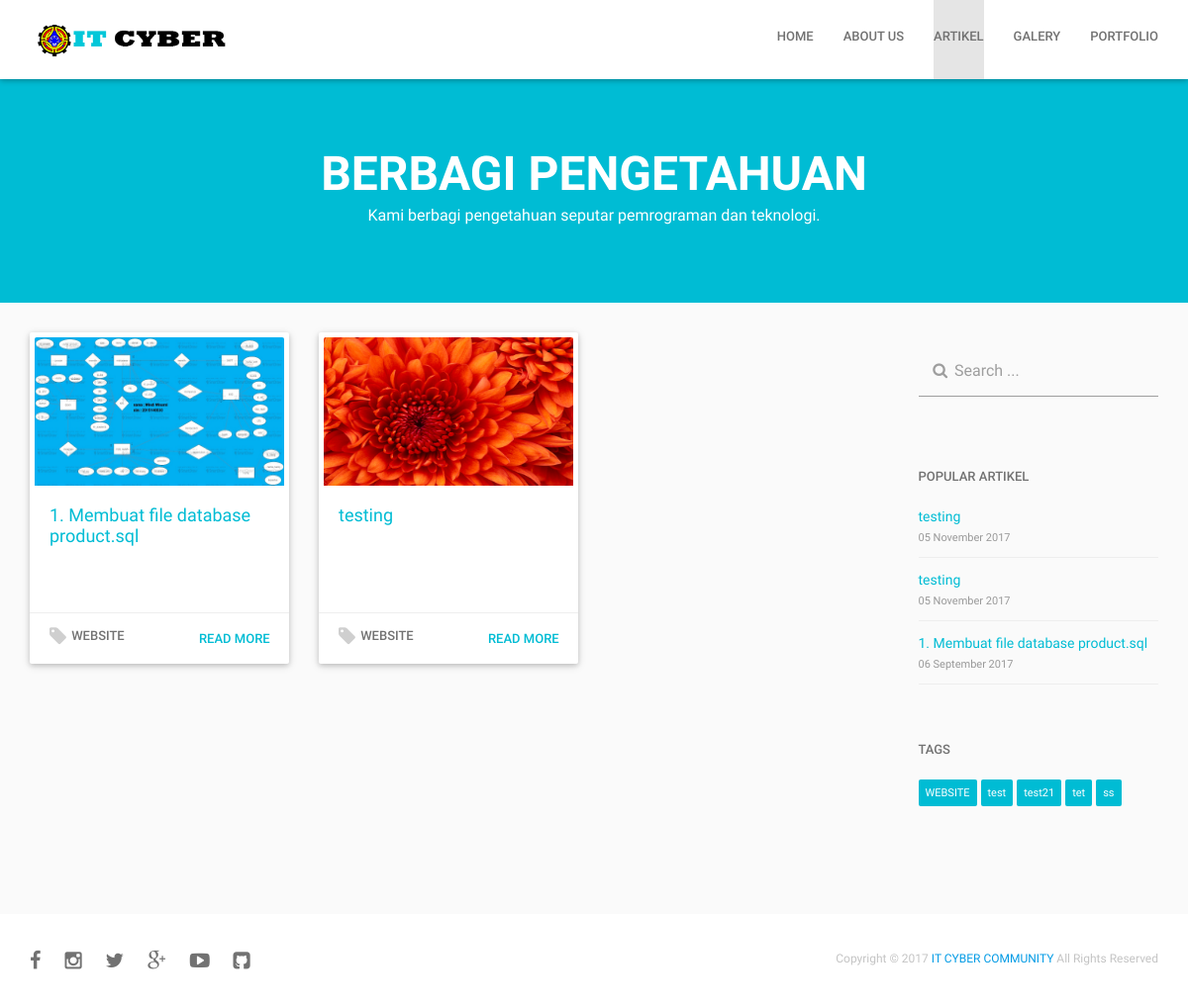
Page /index.php/artikel on the committed database.
### tables this page shows
CREATE TABLE `artikel` (
  `id_artikel` int(11) NOT NULL,
  `gambar` varchar(100) NOT NULL,
  `author` varchar(50) NOT NULL,
  `judul` varchar(500) NOT NULL,
  `id_tag` varchar(15) NOT NULL,
  `tanggal` date NOT NULL,
  `isi` varchar(5000) NOT NULL,
  `status_artikel` varchar(50) DEFAULT NULL
);

CREATE TABLE `tag` (
  `id_tag` int(11) NOT NULL,
  `tag` varchar(400) NOT NULL
);

CREATE TABLE `statistik` (
  `id_statistik` int(11) NOT NULL,
  `tanggal` date NOT NULL,
  `hit` varchar(20) NOT NULL,
  `os` varchar(100) NOT NULL,
  `browser` varchar(100) NOT NULL,
  `id_artikel` int(20) NOT NULL,
  `time` time NOT NULL,
  `ip` varchar(20) NOT NULL
);

### application/controllers/Artikel.php (called while the page is built, shortened)
<?php
class Artikel extends CI_Controller {
	function __construct(){
		$this->load->helper('form');
		$this->load->helper('date');
		$this->load->model('Anggota_model');
		$this->load->model('Artikel_model');
		$this->load->model('Comment_model');
		$this->load->model('Statistik_model');
		$this->load->library('user_agent');
		$this->load->model('Tag_model');
	}
	public function index()
	{
		$this->load->library('pagination');
		$jumlah_data = $this->Artikel_model->jumlah_artikel();
		$config['base_url'] = base_url().'artikel/index';
		$config['total_rows'] = $jumlah_data;
		$config['per_page'] = 15;
		$from = $this->uri->segment(3);
		$data['popular_artikel'] = $this->Statistik_model->get_hitTertinggi();
		$data['artikel'] = $this->Artikel_model->front_all($config['per_page'],$from);
		$data['tag'] = $this->Tag_model->get_all();
		$this->load->view('front/artikel/index',$data);
	}
}

### index.php (called while the page is built, shortened)
<?php
require_once BASEPATH.'core/CodeIgniter.php';

### application/config/config.php (called while the page is built, shortened)
<?php
$config['base_url'] = "http://".$_SERVER["HTTP_HOST"].str_replace(basename($_SERVER["SCRIPT_NAME"]),"",$_SERVER["SCRIPT_NAME"]);
$config['index_page'] = '';
$config['uri_protocol']	= 'REQUEST_URI';
$config['url_suffix'] = '.cpp';
$config['language']	= 'english';
$config['charset'] = 'UTF-8';
$config['enable_hooks'] = FALSE;
$config['subclass_prefix'] = 'MY_';
$config['composer_autoload'] = FALSE;
$config['permitted_uri_chars'] = 'a-z 0-9~%.:_\-';
$config['allow_get_array'] = TRUE;
$config['enable_query_strings'] = FALSE;
$config['controller_trigger'] = 'c';
$config['function_trigger'] = 'm';
$config['directory_trigger'] = 'd';
$config['log_threshold'] = 2;
$config['log_path'] = '';
$config['log_file_extension'] = '';
$config['log_file_permissions'] = 0644;
$config['log_date_format'] = 'Y-m-d H:i:s';
$config['error_views_path'] = '';
$config['cache_path'] = '';
$config['cache_query_string'] = FALSE;
$config['encryption_key'] = '';
$config['sess_driver'] = 'files';
$config['sess_cookie_name'] = 'ci_session';
$config['sess_expiration'] = 7200;
$config['sess_save_path'] = NULL;
$config['sess_match_ip'] = FALSE;
$config['sess_time_to_update'] = 300;
$config['sess_regenerate_destroy'] = FALSE;
$config['cookie_prefix']	= '';
$config['cookie_domain']	= '';
$config['cookie_path']		= '/';
$config['cookie_secure']	= FALSE;
$config['cookie_httponly'] 	= FALSE;
$config['standardize_newlines'] = FALSE;
$config['global_xss_filtering'] = FALSE;
$config['csrf_protection'] = FALSE;
$config['csrf_token_name'] = 'csrf_test_name';
$config['csrf_cookie_name'] = 'csrf_cookie_name';
$config['csrf_expire'] = 7200;
$config['csrf_regenerate'] = TRUE;
$config['csrf_exclude_uris'] = array();
$config['compress_output'] = FALSE;
$config['time_reference'] = 'local';
$config['rewrite_short_tags'] = FALSE;
$config['proxy_ips'] = '';

### application/models/Artikel_model.php (called while the page is built, shortened)
<?php  if ( ! defined('BASEPATH')) exit('No direct script access allowed');
class Artikel_model extends CI_Model
{
	var $tabel = "artikel";
	function jumlah_artikel(){
		return $this->db->get($this->tabel)->num_rows();
	}
	function front_all($num,$offset){
		$this->db->join('tag','tag.id_tag = artikel.id_tag','inner');
		$this->db->order_by('tanggal','ASC');
		return $this->db->get($this->tabel,$num,$offset);
	}
}

### application/models/Statistik_model.php (called while the page is built, shortened)
<?php  if ( ! defined('BASEPATH')) exit('No direct script access allowed');
class Statistik_model extends CI_Model
{
	var $tabel = "statistik";
	function get_hitTertinggi(){
		$this->db->order_by('hit','DESC');
		$this->db->limit(10);
		$this->db->join('artikel','artikel.id_artikel = statistik.id_artikel','inner');
		$this->db->join('tag','tag.id_tag = artikel.id_tag','inner');
		return $this->db->get($this->tabel);
	}
}

### application/models/Tag_model.php (called while the page is built, shortened)
<?php  if ( ! defined('BASEPATH')) exit('No direct script access allowed');
class Tag_model extends CI_Model
{
	var $tabel = "tag";
	function get_all(){
		return $this->db->get($this->tabel);
	}
}

### application/views/front/artikel/index.php (the view, shortened to what this page needs)
<!DOCTYPE html>
<html class="no-js">
<head>
  <link rel="stylesheet" href="<?php echo base_url(); ?>assets/front/css/normalize.css">
  <link rel="stylesheet" href="<?php echo base_url(); ?>assets/front/font/font-awesome/css/font-awesome.min.css">
  <link rel="stylesheet" href="<?php echo base_url(); ?>assets/front/libs/materialize/css/materialize.min.css" media="screen,projection" />
  <link rel="stylesheet" href="<?php echo base_url(); ?>assets/front/css/bootstrap.css" media="screen,projection" />
  <link rel="stylesheet" href="<?php echo base_url(); ?>assets/front/libs/owl-carousel/owl.carousel.css" media="screen,projection" />
  <link rel="stylesheet" href="<?php echo base_url(); ?>assets/front/libs/owl-carousel/owl.transitions.css" media="screen,projection" />
  <link rel="stylesheet" href="<?php echo base_url(); ?>assets/front/libs/owl-carousel/owl.theme.css" media="screen,projection" />
  <link rel="stylesheet" href="<?php echo base_url(); ?>assets/front/css/main.css">
  <link rel="stylesheet" href="<?php echo base_url(); ?>assets/front/css/responsive.css">
  <link rel="stylesheet" href="<?php echo base_url(); ?>assets/front/css/blog.css">
  <link rel="stylesheet" href="<?php echo base_url(); ?>assets/front/css/colors/color1.css">
</head>
<body>
  <div id="app">
    <header id="navigation" class="root-sec white nav ">
      <div class="container">
        <div class="row">
          <div class="col-sm-12">
            <div class="nav-inner">
              <nav class="primary-nav">
                <div class="clearfix nav-wrapper">
                  <a href="<?php echo base_url(); ?>" class="left brand-logo menu-smooth-scroll" data-section="#home"><img src="<?php echo base_url(); ?>assets/front/img/test-logo.png" alt="">
                  </a>
                  <ul class="inline-menu side-nav" id="mobile-demo">
                    <li><a href="<?php echo base_url(); ?>"><i class="fa fa-home fa-fw"></i> Home</a></li>
                    <li><a href="<?php echo base_url(); ?>about.cpp" ><i class="fa fa-users fa-fw"></i>About Us</a>
                    </li>
                    <li class="active"><a href="<?php echo base_url(); ?>artikel.cpp"><i class="fa fa-file-text fa-fw"></i>Artikel</a>
                    </li>
                    <li><a href="<?php echo base_url(); ?>galery.cpp"><i class="fa fa-picture-o fa-fw"></i>Galery</a>
                    </li>
                    <li><a href="<?php echo base_url(); ?>portfolio.cpp"><i class="fa fa-laptop fa-fw"></i>Portfolio</a>
                    </li>
                  </ul>
                </div>
              </nav>
            </div>
          </div>
        </div>
      </div>
    </header>
    <section id="banner" class="root-sec brand-bg padd-tb-73 blogpage-banner-wrap" style="padding-top: 150px;">
      <div class="container">
        <div class="row">
          <div class="clearfix blog-banner-text">
            <div class="col-sm-12 col-md-12 col-lg-12"><center>
              <h2 class="title">Berbagi Pengetahuan</h2>
              <p class="regular-text">Kami berbagi pengetahuan seputar pemrograman dan teknologi. </p></center>
            </div>
          </div>
        </div>
      </div>
    </section>
    <section class="bottom-50 root-sec grey lighten-5 blogpage-posts-wrap">
      <div class="container">
        <div class="row">
          <div class="clearfix all-blog-post blog-inner with-sidebar">
            <div class="col-sm-9">
              <div class="row" id="blog-posts">
                  <?php foreach ($artikel->result() as $ar): ?>
                    <?php
                      $link = preg_replace('/[^A-Za-z0-9\-]/', ' ', implode("-", explode(" ", $ar->judul)));
                     ?>
                    <article class="col-xs-12 col-sm-12 col-md-4 single-card-box single-post">
                      <div class="card wow fadeInUpSmall" data-wow-duration=".7s">
                        <div class="card-image">
                          <div class="card-img-wrap" style="height: 283px">
                            <div class="blog-post-thumb waves-effect waves-block waves-light">
                              <a href="single.html"><img class="activator" src="<?php echo base_url(); ?>assets/backend/image/artikel/<?= $ar->gambar?>" alt="" style="height: 150px;">
                              </a>
                            </div>
                            <div class="post-body">
                              <a href="<?php echo base_url(); ?>detail/<?= $ar->id_artikel;?>/<?= $link;?>" class="post-title-link brand-text"><h2 class="post-title"><?= $ar->judul;?></h2></a>
                            </div>
                          </div>
                        </div>
                        <div class="clearfix card-content">
                          <a href="#" class="left"><i class="fa fa-tag" aria-hidden="true"></i><span class="numb"><?= $ar->tag;?></span></a>
                          <a href="<?php echo base_url(); ?>detail/<?= $ar->id_artikel;?>/<?= $link;?>" class="brand-text right waves-effect">Read More</a>
                        </div>
                      </div>
                    </article>
                  <?php endforeach ?>
              </div>
              <div class="clearfix"><br>
                <div class="col-md-12">
                </div>
              </div>
            </div>
            <div class="col-sm-3">
              <div class="primary-sidebar">
                <aside class="single-widget">
                  <form>
                    <div class="input-field">
                      <input type="text" name="cari" class="validate input-box" style="color: black" id="cari">
                      <label class="input-label"><i class="fa fa-search fa-fw"></i>  Search ...                    </label>
                    </div>
                  </form>
                </aside>
                <aside class="single-widget">
                  <h2 class="widget-title">Popular Artikel</h2>
                  <ul>
                  <?php foreach ($popular_artikel->result() as $pop): ?>
                    <?php
                      $link_pop = preg_replace('/[^A-Za-z0-9\-]/', ' ', implode("-", explode(" ", $pop->judul)));
                     ?>
                    <li>
                      <a href="<?php echo base_url(); ?>detail/<?= $pop->id_artikel;?>/<?= $link_pop;?>"><?= $pop->judul;?></a>
                      <span><?=  date('d F Y', strtotime($pop->tanggal));?></span>
                    </li>
                  <?php endforeach ?>
                  </ul>
                </aside>
                <aside class="single-widget">
                  <h2 class="widget-title">TAGS</h2>
                  <div class="widget-text">
                    <?php foreach ($tag->result() as $t): ?>
                      <?php $taglink = preg_replace('/[^A-Za-z0-9\-]/', ' ', implode("-", explode(" ", $t->tag))); ?>
                      <a href="<?php echo base_url(); ?>tags/<?= $t->id_tag;?>/<?= $taglink;?>.cpp" class="tags"><?= $t->tag;?></a>
                    <?php endforeach ?>
                  </div>
                </aside>
              </div>
            </div>
          </div>
        </div>
      </div>
    </section>
    <footer id="footer" class="root-sec white root-sec footer-wrap">
      <div class="container">
        <div class="row">
          <div class="col-sm-12">
            <div class="clearfix footer-inner">
              <ul class="left social-icons">
                <li><a href="https://www.facebook.com/groups/IT.Cyber.universitas.Pamulang/" class="tooltips tooltipped facebook" data-position="top" data-delay="50" data-tooltip="Facebook"><i class="fa fa-facebook"></i></a>
                </li>
                <li><a href="https://www.instagram.com/itcyberunpam/" class="tooltips tooltipped instagram" data-position="top" data-delay="50" data-tooltip="Instagram"><i class="fa fa-instagram" aria-hidden="true"></i></a>
                </li>
                <li><a href="#" class="tooltips tooltipped twitter" data-position="top" data-delay="50" data-tooltip="Twitter"><i class="fa fa-twitter"></i></a>
                </li>
                <li><a href="#" class="tooltips tooltipped google-plus" data-position="top" data-delay="50" data-tooltip="Google Plus"><i class="fa fa-google-plus"></i></a>
                </li>
                <li><a href="#" class="tooltips tooltipped youtube" data-position="top" data-delay="50" data-tooltip="Youtube"><i class="fa fa-youtube-play" aria-hidden="true"></i></a>
                </li>
                <li><a href="#" class="tooltips tooltipped github" data-position="top" data-delay="50" data-tooltip="Github"><i class="fa fa-github-square" aria-hidden="true"></i></a>
                </li>
              </ul>
              <div class="right copyright">
                <p>Copyright &copy; 2017 <a href="<?php echo base_url(); ?>">IT CYBER COMMUNITY</a> All Rights Reserved</p>
              </div>
            </div>
          </div>
        </div>
      </div>
    </footer>
  </div>
</body>
</html>

### rows in the picture
artikel: gambar (picture), judul "1. Membuat file database product.sql", id_tag.tag "WEBSITE"
artikel: gambar (picture), judul "testing", id_tag.tag "WEBSITE"
statistik: id_artikel.judul "testing", id_artikel.tanggal "05 November 2017"
statistik: id_artikel.judul "testing", id_artikel.tanggal "05 November 2017"
statistik: id_artikel.judul "1. Membuat file database product.sql", id_artikel.tanggal "06 September 2017"
tag: tag "WEBSITE"
tag: tag "test"
tag: tag "test21"
tag: tag "tet"
tag: tag "ss"
